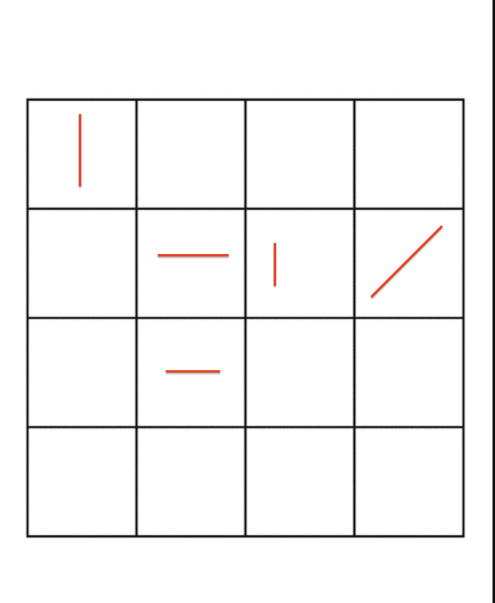
#> input picture grid.png, 990 x 1206 px (shown at 1/2 size)
$ jupyter execute --allow-errors hog_python_notebook.ipynb   (shell and % lines are left out)   (older library calls are emulated)
#> lines starting #> are read from the running program, lines starting #| are printed output that depends on the picture
[cell 1]
import sys

import numpy as np
import pandas as pd

import matplotlib.pyplot as plt

from skimage.io import imread, imshow
from skimage.transform import resize
from skimage.feature import hog
from skimage import data, exposure

#import os

## Grid example HOG

[cell 2]
image = imread('grid.png')
#> image is the input picture: shape (1206, 990, 4); mean R, G, B, A 245.4, 244.9, 244.9, 255
imshow(image)
print(image.shape)
#| (1206, 990, 4)
resized_image = resize(image, (300, 400))
#resized_image = image
imshow(resized_image)
print(resized_image.shape)
#| (300, 400, 4)
fig, hog_image = hog(resized_image, orientations=9, pixels_per_cell=(6, 6),
                     cells_per_block=(30, 30), visualize=True, channel_axis=2 #multichannel=True
                     )
fig, (ax1, ax2) = plt.subplots(1, 2, figsize=(16, 7), sharex=True, sharey=True)

ax1.imshow(resized_image, cmap=plt.cm.gray)
ax1.set_title('Input image')

# Rescale histogram for better display
hog_color_rescaled = exposure.rescale_intensity(hog_image, in_range=(0, 10))

ax2.imshow(hog_color_rescaled, cmap=plt.cm.gray)
ax2.set_title('Histogram of Oriented Gradients (HOG)')

# store to file
plt.savefig("grid_example_hog.png", dpi=125)

plt.show()

## Color Example HOG

[cell 3]
image = imread('color_example.jpg')
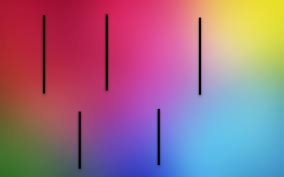
#> input picture color_example.jpg, 284 x 177 px
#> image is the input picture: shape (177, 284, 3); mean R, G, B 155.5, 108.9, 133.8
imshow(image)
print(image.shape)
#| (177, 284, 3)

[cell 4]
resized_image = resize(image, (100,150))
#> resized_image: shape (100, 150, 3) float64
imshow(resized_image)
print(resized_image.shape)
#| (100, 150, 3)

[cell 5]
fig, hog_image = hog(resized_image, orientations=9, pixels_per_cell=(8, 8),
                     feature_vector = True,
                    cells_per_block=(2, 2), visualize=True, channel_axis=2 #multichannel=True
)
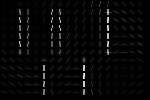
#> hog_image: shape (100, 150) float64; min 0, max 0.155, mean 0.004; drawn with min black and max white
#> fig = 6732 values, max 0.638 at index 1413, min 0 at index 5, mean 0.0986

[cell 6]
#import numpy
#numpy.printoptions(threshold=sys.maxsize)#numpy.inf
#print(hog_image[1])
#len(hog_image[0])
#hog_image[0]
import math

hog_gradient_angle = []

for r in range(1, 99):
    for c in range(1, 149):
        gx = hog_image[r,c+1] - hog_image[r,c-1]
        gy = hog_image[r+1,c] - hog_image[r-1,c]

        if gx == 0:
            if gy == 0:
                continue
            else:
                angle = math.pi / 2
        else:
            angle = math.atan(gy/gx)

        hog_gradient_angle.append(angle)
#> after the loop, hog_gradient_angle = 8714 values, max 1.57 at index 61, min -1.57 at index 5353, mean 0.384

#print(hog_gradient_mag)
plt.hist(hog_gradient_angle)
plt.title("histogram")
plt.show()
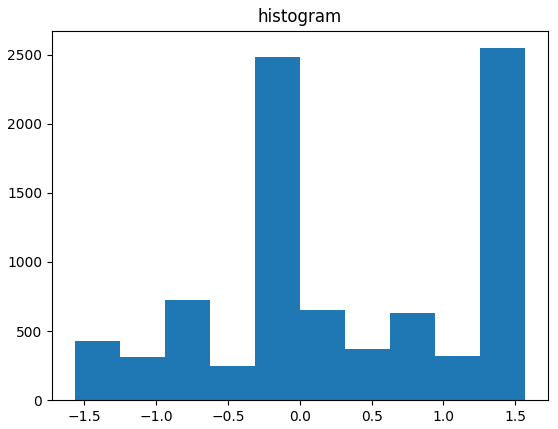
#> figure drawn by matplotlib, 1 panel; tallest bar 2547 high, from x = 1.26 to 1.57

[cell 7]
fig, (ax1, ax2) = plt.subplots(1, 2, figsize=(16, 7), sharex=True, sharey=True)

ax1.imshow(resized_image, cmap=plt.cm.gray)
ax1.set_title('Input image')

# Rescale histogram for better display
hog_color_rescaled = exposure.rescale_intensity(hog_image, in_range=(0, 10))
#> hog_color_rescaled: shape (100, 150) float64

ax2.imshow(hog_color_rescaled, cmap=plt.cm.gray)
ax2.set_title('Histogram of Oriented Gradients (HOG)')

# store to file
plt.savefig("color_example_hog.png", dpi=125)

plt.show()

## San Francisco Try!

[cell 8]
image = imread('san_francisco_zoom_12.png')
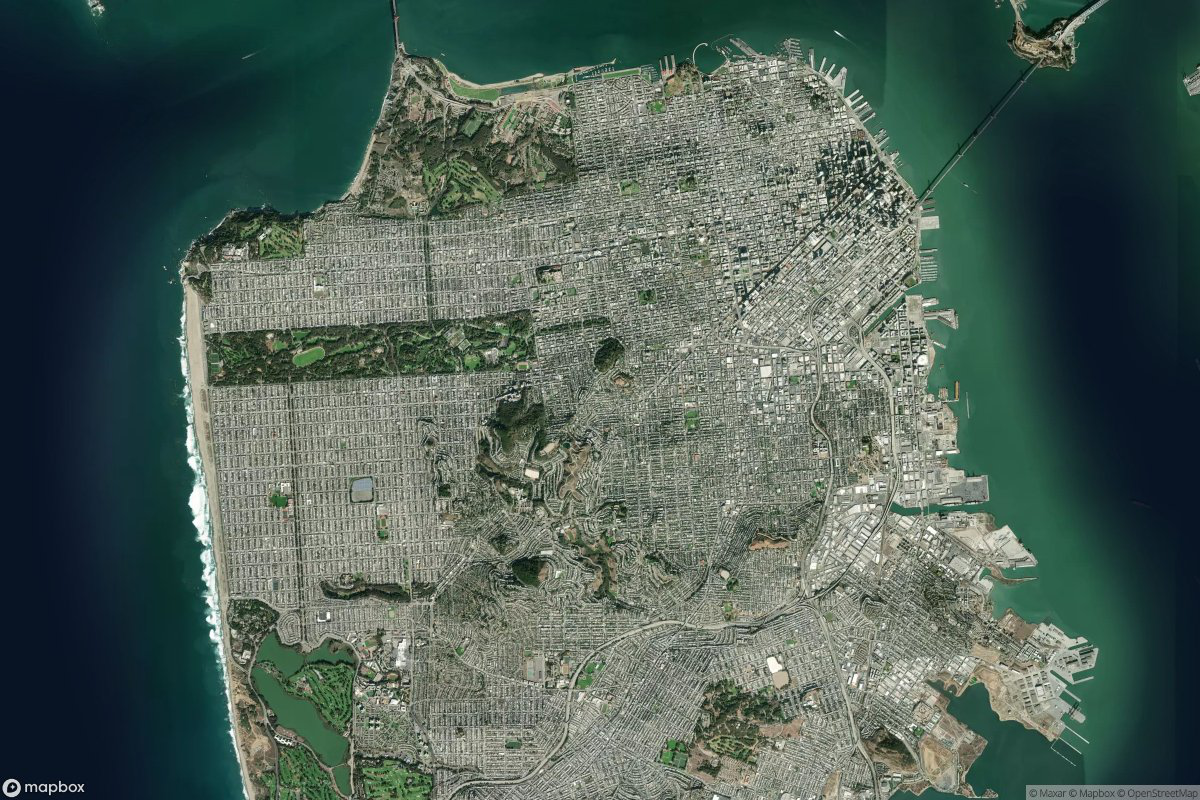
#> input picture san_francisco_zoom_12.png, 1200 x 800 px
#> image is the input picture: shape (800, 1200, 3); mean R, G, B 78.1, 95.2, 86.7
imshow(image)
print(image.shape)
#| (800, 1200, 3)

[cell 9]
resized_image = resize(image, (300, 450))
#> resized_image: shape (300, 450, 3) float64
#resized_image = image
imshow(resized_image)
print(resized_image.shape)
#| (300, 450, 3)

[cell 10]
fig, hog_image = hog(resized_image, orientations=9, pixels_per_cell=(8, 8),
                     cells_per_block=(2, 2), visualize=True, channel_axis=2 #multichannel=True
                     )
#> hog_image: shape (300, 450) float64

[cell 11]
fig, (ax1, ax2) = plt.subplots(1, 2, figsize=(16, 7), sharex=True, sharey=True)

ax1.imshow(resized_image, cmap=plt.cm.gray)
ax1.set_title('Input image')

# Rescale histogram for better display
hog_color_rescaled = exposure.rescale_intensity(hog_image, in_range=(0, 10))
#> hog_color_rescaled: shape (300, 450) float64

ax2.imshow(hog_color_rescaled, cmap=plt.cm.gray)
ax2.set_title('Histogram of Oriented Gradients (HOG)')

# store to file
plt.savefig("sf_example_hog.png", dpi=125)

plt.show()

## Salt Lake City Try!

[cell 12]
image = imread('salt_lake_city_zoom_12.png')
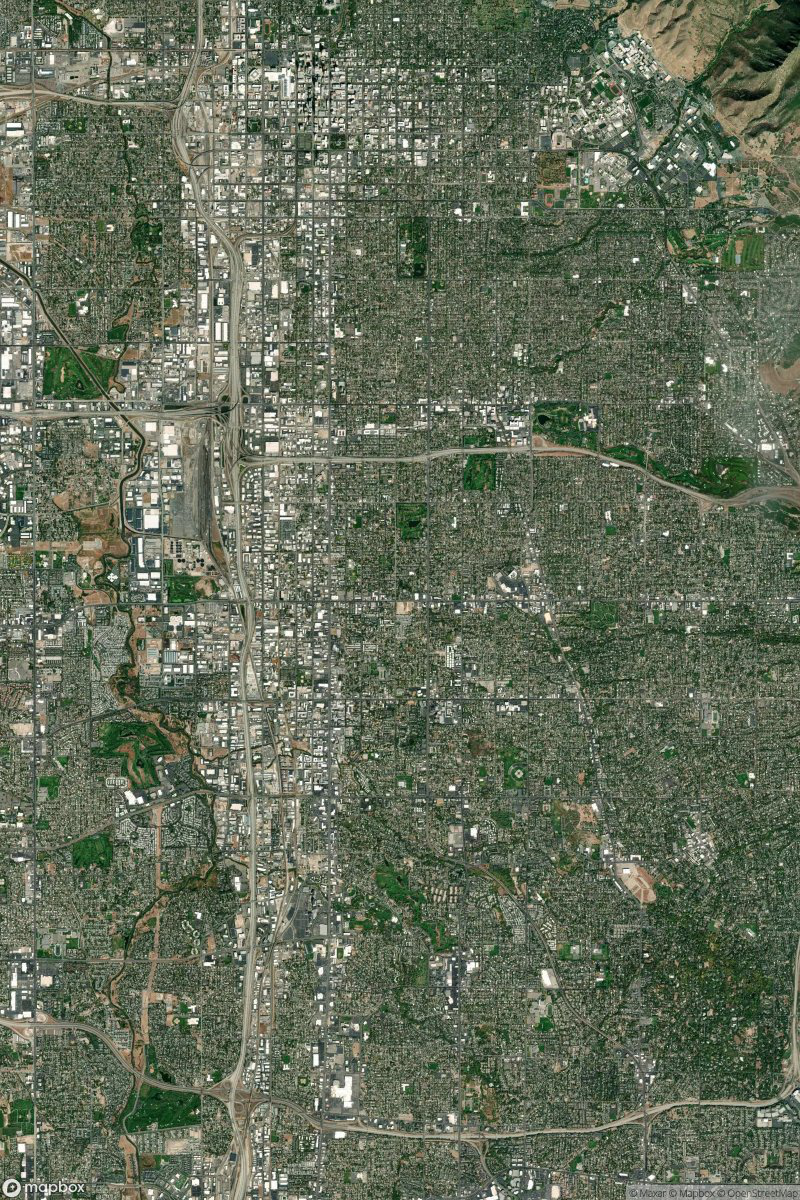
#> input picture salt_lake_city_zoom_12.png, 800 x 1200 px
#> image is the input picture: shape (1200, 800, 3); mean R, G, B 99.8, 108.9, 89.4
imshow(image)
print(image.shape)
#| (1200, 800, 3)
resized_image = resize(image, (600, 800))
#> resized_image: shape (600, 800, 3) float64
#resized_image = image
imshow(resized_image)
print(resized_image.shape)
#| (600, 800, 3)
fig, hog_image = hog(resized_image, orientations=9, pixels_per_cell=(8, 8),
                     cells_per_block=(2, 2), visualize=True, channel_axis=2 #multichannel=True
                     )
#> hog_image: shape (600, 800) float64
fig, (ax1, ax2) = plt.subplots(1, 2, figsize=(16, 7), sharex=True, sharey=True)

ax1.imshow(resized_image, cmap=plt.cm.gray)
ax1.set_title('Input image')

# Rescale histogram for better display
hog_color_rescaled = exposure.rescale_intensity(hog_image, in_range=(0, 10))
#> hog_color_rescaled: shape (600, 800) float64

ax2.imshow(hog_color_rescaled, cmap=plt.cm.gray)
ax2.set_title('Histogram of Oriented Gradients (HOG)')

# store to file
plt.savefig("slc_example_hog.png", dpi=125)

plt.show()

## Detroit HOG try!

[cell 13]
image = imread('detroit_zoom_12.png')
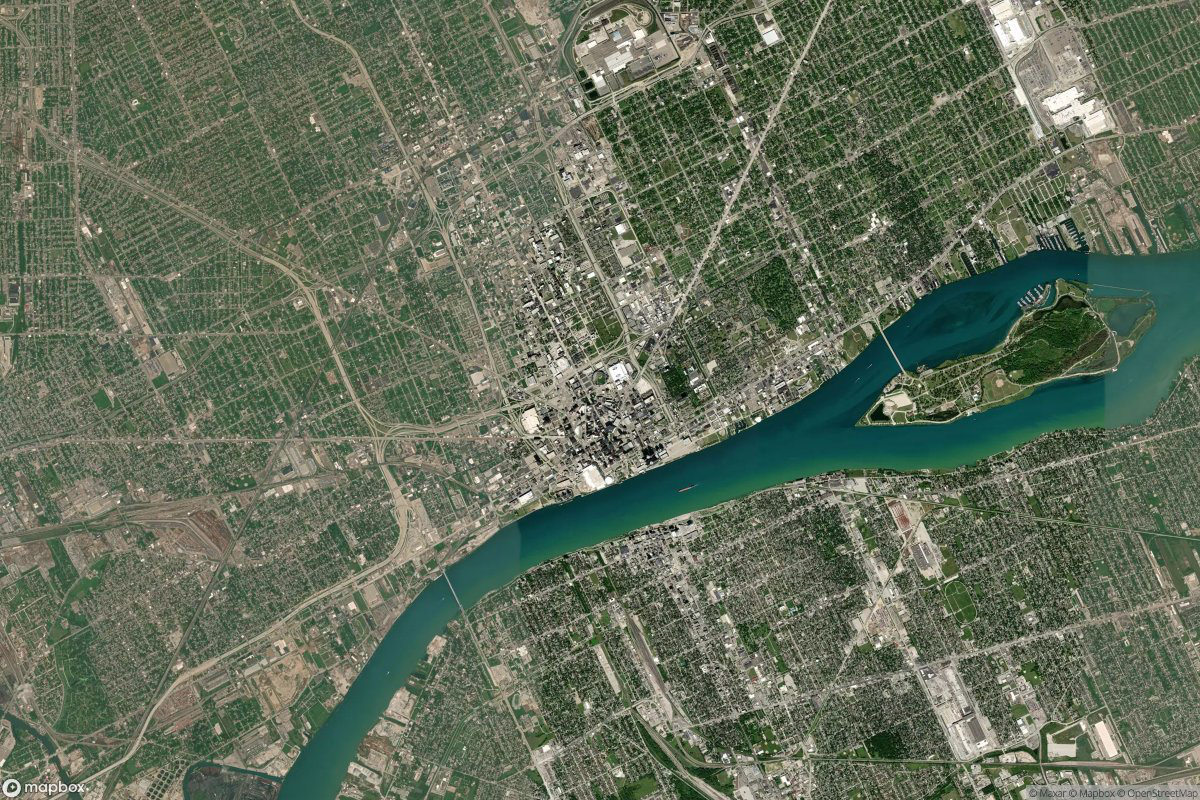
#> input picture detroit_zoom_12.png, 1200 x 800 px
#> image is the input picture: shape (800, 1200, 3); mean R, G, B 99.1, 109.6, 90.3
imshow(image)
print(image.shape)
#| (800, 1200, 3)
resized_image = resize(image, (600, 800))
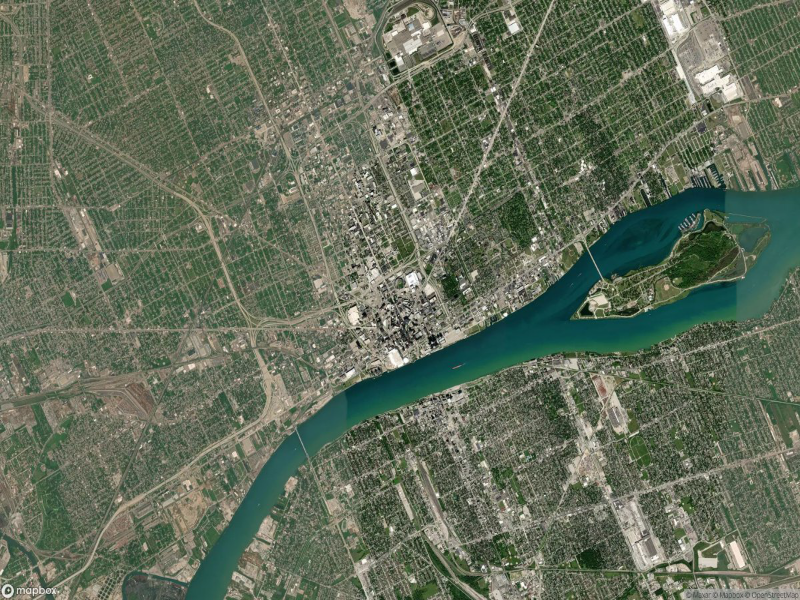
#> resized_image: shape (600, 800, 3) float64; mean R, G, B 0.389, 0.43, 0.354
# resized_image = image
imshow(resized_image)
print(resized_image.shape)
#| (600, 800, 3)
fig, hog_image = hog(resized_image, orientations=9, pixels_per_cell=(8, 8),
                     cells_per_block=(2, 2), visualize=True, channel_axis=2 #multichannel=True
                     )
fig, (ax1, ax2) = plt.subplots(1, 2, figsize=(16, 7), sharex=True, sharey=True)

ax1.imshow(resized_image, cmap=plt.cm.gray)
ax1.set_title('Input image')

# Rescale histogram for better display
hog_color_rescaled = exposure.rescale_intensity(hog_image, in_range=(0, 10))

ax2.imshow(hog_color_rescaled, cmap=plt.cm.gray)
ax2.set_title('Histogram of Oriented Gradients (HOG)')

# store to file
plt.savefig("detroit_example_hog.png", dpi=125)

plt.show()

## Titus flip HOG

[cell 14]
image = imread('TitusFlip.jpg')
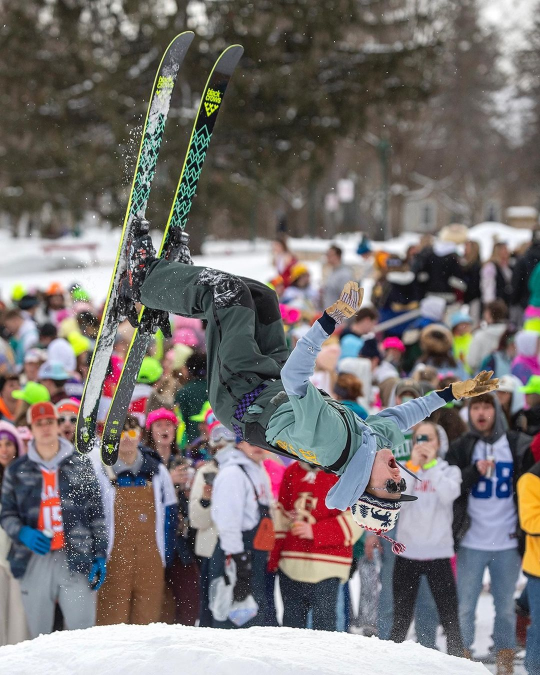
#> input picture TitusFlip.jpg, 1080 x 1350 px (shown at 1/2 size)
#> image is the input picture: shape (1350, 1080, 3); mean R, G, B 119.1, 113.4, 112
imshow(image)
print(image.shape)
#| (1350, 1080, 3)
resized_image = resize(image, (300, 400))
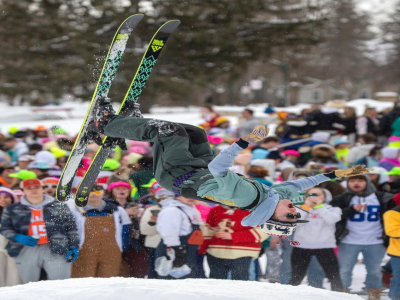
#> resized_image: shape (300, 400, 3) float64; mean R, G, B 0.467, 0.445, 0.439
#resized_image = image
imshow(resized_image)
print(resized_image.shape)
#| (300, 400, 3)
fig, hog_image = hog(resized_image, orientations=9, pixels_per_cell=(6, 6),
                     cells_per_block=(30, 30), visualize=True, channel_axis=2 #multichannel=True
                     )
#> hog_image: shape (300, 400) float64
fig, (ax1, ax2) = plt.subplots(1, 2, figsize=(16, 7), sharex=True, sharey=True)

ax1.imshow(resized_image, cmap=plt.cm.gray)
ax1.set_title('Input image')

# Rescale histogram for better display
hog_color_rescaled = exposure.rescale_intensity(hog_image, in_range=(0, 10))
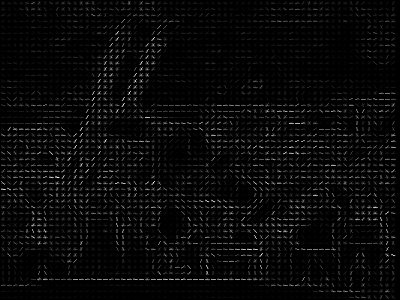
#> hog_color_rescaled: shape (300, 400) float64; min 0, max 0.0424, mean 0.00151; drawn with min black and max white

ax2.imshow(hog_color_rescaled, cmap=plt.cm.gray)
ax2.set_title('Histogram of Oriented Gradients (HOG)')

# store to file
plt.savefig("titus_flip_example_hog.png", dpi=125)

plt.show()

## Woods HOG Try

#> (a cell that did not finish here is left out)

[cell 16]
print(hog_image)
#> (printed output is left out)
